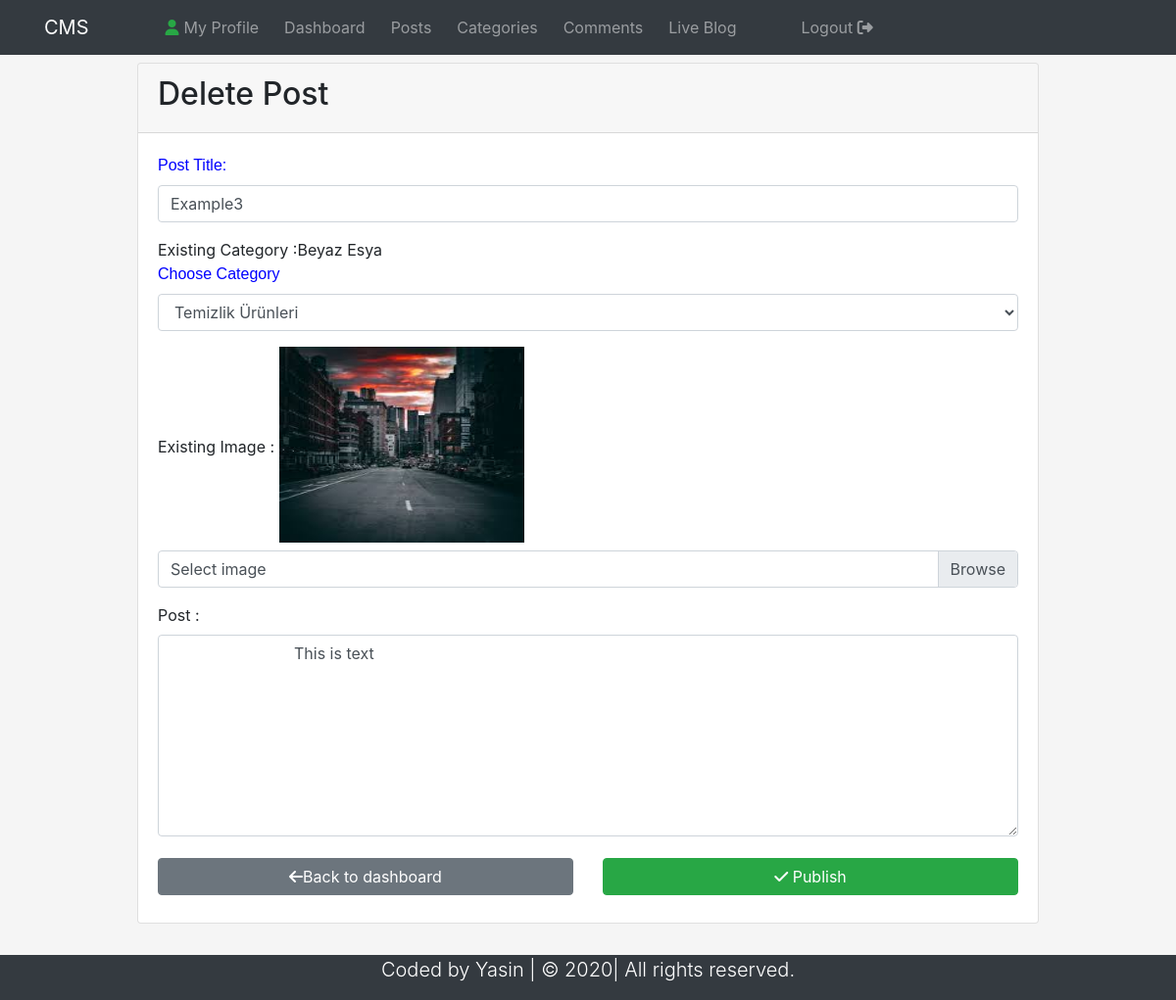
Page /editpost.php?id=2 (signed in) on the committed database.
### tables this page shows
CREATE TABLE `post` (
  `id` int(11) NOT NULL,
  `date` varchar(50) NOT NULL,
  `title` varchar(50) NOT NULL,
  `category` varchar(50) NOT NULL,
  `author` varchar(50) NOT NULL,
  `image` varchar(50) NOT NULL,
  `post` varchar(500) NOT NULL
);

### editpost.php (the view, shortened to what this page needs)
<?php require_once "Includes/Functions.php"; ?>
<?php
$searchQueryParamater = $_GET["id"];
?>
<!DOCTYPE html>
<html lang="en">
<head>
    <link rel="stylesheet" href="https://stackpath.bootstrapcdn.com/bootstrap/4.5.0/css/bootstrap.min.css"
>
    <link rel="stylesheet" href="CSS/style.css">
</head>
<body>
<nav class="navbar navbar-expand-lg navbar-dark bg-dark">
    <div class="container">
        <a class="navbar-brand " href="dashboard.php" style="margin-right: 70px;">CMS</a>
        <div class="collapse navbar-collapse" id="navbar-collapseCMS">
            <ul class="navbar-nav">
                <li class="nav-item">
                    <a href="myprofile.php" class="nav-link" style="margin-right: 10px;"><i
                                class="fas fa-user text-success" style="margin-right:5px;"></i>My Profile</a>
                </li>
                <li class="nav-item">
                    <a href="dashboard.php" class="nav-link" style="margin-right: 10px;">Dashboard</a>
                </li>
                <li class="nav-item">
                    <a href="posts.php" class="nav-link" style="margin-right: 10px;">Posts</a>
                </li>
                <li class="nav-item">
                    <a href="categories.php" class="nav-link" style="margin-right: 10px;">Categories</a>
                </li>
                <li class="nav-item">
                    <a href="comments.php" class="nav-link" style="margin-right: 10px;">Comments</a>
                </li>
                <li class="nav-item">
                    <a href="blog.php?page=1" class="nav-link">Live Blog</a>
                </li>
            </ul>
            <ul class="navbar-nav">
                <li class="nav-item">
                    <a href="logout.php" class="nav-link" style="margin-left: 50px;">Logout <i
                                class="fas fa-sign-out-alt"></i></a>
                </li>
            </ul>
        </div>
    </div>
</nav>
<section class="container py-2 mb-4">
    <div class="row" style="min-height: 50px;  ">
        <div class="offset-lg-1 col-lg-10" style="min-height: 450px; ">
            <?php
            $editSql = "SELECT * FROM post WHERE id='$searchQueryParamater'";
            $editStmt = $db->query($editSql);
            while ($dataRow = $editStmt->fetch()) {
                $titleUpdate = $dataRow["title"];
                $categoryUpdate = $dataRow["category"];
                $imageUpdate = $dataRow["image"];
                $postUpdate = $dataRow["post"];
            }
            ?>
            <form action="editpost.php?id=<?php echo $searchQueryParamater; ?>" method="post"
                  enctype="multipart/form-data">
                <div class="card">
                    <div class="card-header">
                        <h2>Delete Post</h2>
                    </div>
                    <div class="card-body">
                        <div class="form-group">
                            <label for="title"><span class="ct">Post Title:</span></label>
                            <input class="form-control" type="text" name="postTitle" id="title" placeholder="post title"
                                   autocomplete="off" value="<?php echo $titleUpdate; ?>">
                        </div>
                        <div class="form-group">
                            <span class="FieldInfo">Existing Category :<?php echo $categoryUpdate; ?></span>
                            <br>
                            <label for="categoryTitle"><span class="ct">Choose Category</span></label>
                            <select class="form-control" name="category" id="categoryTitle">
                                <?php
                                $sql = "select id,title from category";
                                $stmt = $db->query($sql);
                                while ($row = $stmt->fetch()) {
                                    $cat_name = $row['title']; ?>
                                    <option><?php echo $cat_name; ?></option>
                                    <?php
                                } ?>
                            </select>
                        </div>
                        <div class="form-group">
                            <span class="FieldInfo">Existing Image : </span>
                            <img class="mb-2" src="Uploads/<?php echo $imageUpdate; ?> " width="250px" height="200px">
                            <div class="custom-file">
                                <label for="imageSelect" class="custom-file-label">Select image</label>
                            </div>
                        </div>
                        <div class="form-group">
                            <label for="postArea"><span class="FieldInfo">Post :</span></label>
                            <textarea class="form-control" id="postArea" name="postArea" rows="8" cols="80">
                            <?php echo $postUpdate ?>
                            </textarea>
                        </div>
                        <div class="row" style="min-height:50px; background-color: white;">
                            <div class="col-lg-6 mb-2">
                                <a href="dashboard.php" class="btn btn-secondary btn-block" style="margin-top: 6px;"><i
                                            class="fas fa-arrow-left"></i>Back to dashboard</a>
                            </div>
                            <div class="col-lg-6 mb-2">
                                <button type="submit" name="postSubmit" class="btn btn-success btn-block"
                                        style="margin-top: 6px;">
                                    <i class="fas fa-check"></i> Publish
                                </button>
                            </div>
                        </div>
                    </div>
                </div>
            </form>
        </div>
    </div>
</section>
<footer class="bg-dark text-white">
    <div class="container">
        <div class="row">
            <div class="col">
                <p class="lead text-center" style="text-align: center;">
                    Coded by Yasin | &copy; 2020| All rights reserved.
                </p>
            </div>
        </div>
    </div>
</footer>
</body>
</html>

### CSS/style.css (style rules this page uses)
body { background-color: whitesmoke; }
.ct { color: blue; font-family: Impact, Haettenschweiler, 'Arial Narrow Bold', sans-serif }

### rows in the picture
post: postTitle "Example3", category "Beyaz Esya", image (picture), postArea "This is text"

### other values in the picture
form field category "Temizlik Ürünleri"
